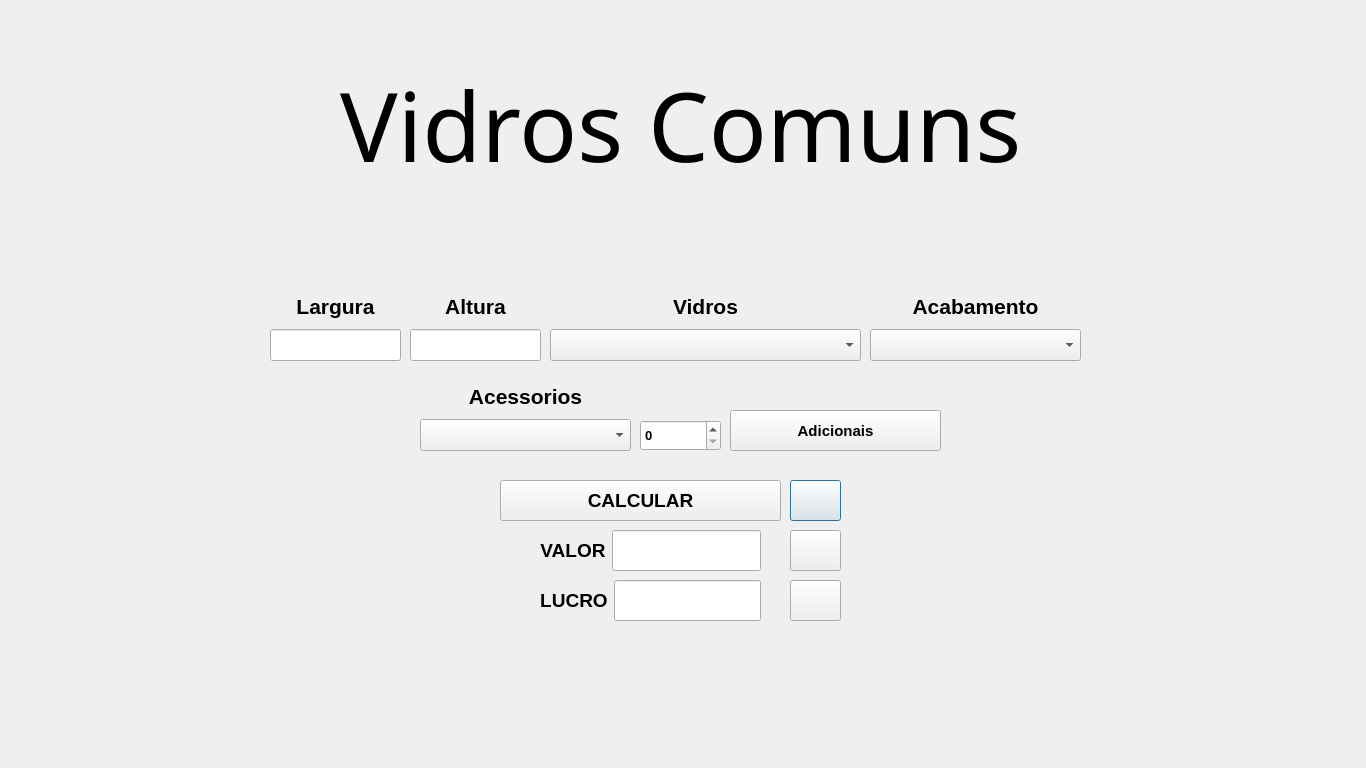
<?xml version="1.0" encoding="UTF-8"?>
<ui version="4.0">
 <class>VidrosComuns</class>
 <widget class="QDialog" name="VidrosComuns">
  <property name="geometry">
   <rect>
    <x>0</x>
    <y>0</y>
    <width>1366</width>
    <height>768</height>
   </rect>
  </property>
  <property name="windowTitle">
   <string>Dialog</string>
  </property>
  <widget class="QPushButton" name="pushButtonDesconto">
   <property name="geometry">
    <rect>
     <x>790</x>
     <y>480</y>
     <width>51</width>
     <height>41</height>
    </rect>
   </property>
   <property name="text">
    <string/>
   </property>
   <property name="icon">
    <iconset resource="files.qrc">
     <normaloff>:/imagens/desconto.png</normaloff>:/imagens/desconto.png</iconset>
   </property>
   <property name="iconSize">
    <size>
     <width>24</width>
     <height>24</height>
    </size>
   </property>
  </widget>
  <widget class="QPushButton" name="pushButtonSalvar">
   <property name="geometry">
    <rect>
     <x>790</x>
     <y>530</y>
     <width>51</width>
     <height>41</height>
    </rect>
   </property>
   <property name="text">
    <string/>
   </property>
   <property name="icon">
    <iconset resource="files.qrc">
     <normaloff>:/imagens/salvar.png</normaloff>:/imagens/salvar.png</iconset>
   </property>
   <property name="iconSize">
    <size>
     <width>24</width>
     <height>24</height>
    </size>
   </property>
  </widget>
  <widget class="QPushButton" name="pushButtonCalcular">
   <property name="geometry">
    <rect>
     <x>500</x>
     <y>480</y>
     <width>281</width>
     <height>41</height>
    </rect>
   </property>
   <property name="sizePolicy">
    <sizepolicy hsizetype="Minimum" vsizetype="Preferred">
     <horstretch>0</horstretch>
     <verstretch>0</verstretch>
    </sizepolicy>
   </property>
   <property name="font">
    <font>
     <pointsize>14</pointsize>
     <bold>true</bold>
    </font>
   </property>
   <property name="text">
    <string>CALCULAR</string>
   </property>
  </widget>
  <widget class="QWidget" name="layoutWidget_12">
   <property name="geometry">
    <rect>
     <x>870</x>
     <y>290</y>
     <width>211</width>
     <height>71</height>
    </rect>
   </property>
   <layout class="QVBoxLayout" name="verticalLayout_11">
    <item>
     <widget class="QLabel" name="label_10">
      <property name="text">
       <string>&lt;html&gt;&lt;head/&gt;&lt;body&gt;&lt;p align=&quot;center&quot;&gt;&lt;span style=&quot; font-size:16pt; font-weight:700;&quot;&gt;Acabamento&lt;/span&gt;&lt;/p&gt;&lt;/body&gt;&lt;/html&gt;</string>
      </property>
     </widget>
    </item>
    <item>
     <widget class="QComboBox" name="comboBoxPolido">
      <property name="sizePolicy">
       <sizepolicy hsizetype="Preferred" vsizetype="Preferred">
        <horstretch>0</horstretch>
        <verstretch>0</verstretch>
       </sizepolicy>
      </property>
      <property name="font">
       <font>
        <pointsize>11</pointsize>
        <bold>true</bold>
       </font>
      </property>
      <item>
       <property name="text">
        <string/>
       </property>
      </item>
     </widget>
    </item>
   </layout>
  </widget>
  <widget class="QWidget" name="layoutWidget_2">
   <property name="geometry">
    <rect>
     <x>540</x>
     <y>580</y>
     <width>221</width>
     <height>41</height>
    </rect>
   </property>
   <layout class="QVBoxLayout" name="verticalLayout_6">
    <item>
     <layout class="QHBoxLayout" name="horizontalLayout_2">
      <item>
       <widget class="QLabel" name="label_6">
        <property name="text">
         <string>&lt;html&gt;&lt;head/&gt;&lt;body&gt;&lt;p align=&quot;center&quot;&gt;&lt;span style=&quot; font-size:14pt; font-weight:700;&quot;&gt;LUCRO&lt;/span&gt;&lt;/p&gt;&lt;/body&gt;&lt;/html&gt;</string>
        </property>
       </widget>
      </item>
      <item>
       <widget class="QLineEdit" name="lineEditLucro">
        <property name="sizePolicy">
         <sizepolicy hsizetype="Expanding" vsizetype="Preferred">
          <horstretch>0</horstretch>
          <verstretch>0</verstretch>
         </sizepolicy>
        </property>
        <property name="font">
         <font>
          <pointsize>11</pointsize>
          <bold>true</bold>
         </font>
        </property>
        <property name="whatsThis">
         <string>&lt;html&gt;&lt;head/&gt;&lt;body&gt;&lt;p align=&quot;center&quot;&gt;&lt;br/&gt;&lt;/p&gt;&lt;/body&gt;&lt;/html&gt;</string>
        </property>
       </widget>
      </item>
     </layout>
    </item>
   </layout>
  </widget>
  <widget class="QLabel" name="label">
   <property name="geometry">
    <rect>
     <x>340</x>
     <y>30</y>
     <width>781</width>
     <height>191</height>
    </rect>
   </property>
   <property name="font">
    <font>
     <family>Matura MT Script Capitals</family>
     <pointsize>72</pointsize>
     <bold>false</bold>
    </font>
   </property>
   <property name="text">
    <string>&lt;html&gt;&lt;head/&gt;&lt;body&gt;&lt;p&gt;Vidros Comuns&lt;/p&gt;&lt;/body&gt;&lt;/html&gt;</string>
   </property>
  </widget>
  <widget class="QWidget" name="layoutWidget">
   <property name="geometry">
    <rect>
     <x>550</x>
     <y>290</y>
     <width>311</width>
     <height>71</height>
    </rect>
   </property>
   <layout class="QVBoxLayout" name="verticalLayout_3">
    <item>
     <widget class="QLabel" name="labelVidros">
      <property name="font">
       <font>
        <pointsize>14</pointsize>
        <bold>true</bold>
       </font>
      </property>
      <property name="text">
       <string>&lt;html&gt;&lt;head/&gt;&lt;body&gt;&lt;p align=&quot;center&quot;&gt;&lt;span style=&quot; font-size:16pt;&quot;&gt;Vidros&lt;/span&gt;&lt;/p&gt;&lt;/body&gt;&lt;/html&gt;</string>
      </property>
     </widget>
    </item>
    <item>
     <widget class="QComboBox" name="comboBoxVidros">
      <property name="sizePolicy">
       <sizepolicy hsizetype="Preferred" vsizetype="Preferred">
        <horstretch>0</horstretch>
        <verstretch>0</verstretch>
       </sizepolicy>
      </property>
      <property name="font">
       <font>
        <pointsize>11</pointsize>
        <bold>true</bold>
       </font>
      </property>
      <item>
       <property name="text">
        <string/>
       </property>
      </item>
     </widget>
    </item>
   </layout>
  </widget>
  <widget class="QWidget" name="layoutWidget_4">
   <property name="geometry">
    <rect>
     <x>270</x>
     <y>290</y>
     <width>131</width>
     <height>71</height>
    </rect>
   </property>
   <layout class="QVBoxLayout" name="verticalLayout">
    <item>
     <widget class="QLabel" name="labelLargura">
      <property name="font">
       <font>
        <pointsize>14</pointsize>
        <bold>true</bold>
       </font>
      </property>
      <property name="text">
       <string>&lt;html&gt;&lt;head/&gt;&lt;body&gt;&lt;p align=&quot;center&quot;&gt;&lt;span style=&quot; font-size:16pt;&quot;&gt;Largura&lt;/span&gt;&lt;/p&gt;&lt;/body&gt;&lt;/html&gt;</string>
      </property>
     </widget>
    </item>
    <item>
     <widget class="QLineEdit" name="lineEditLargura">
      <property name="sizePolicy">
       <sizepolicy hsizetype="Expanding" vsizetype="Preferred">
        <horstretch>0</horstretch>
        <verstretch>0</verstretch>
       </sizepolicy>
      </property>
      <property name="font">
       <font>
        <pointsize>11</pointsize>
        <bold>true</bold>
       </font>
      </property>
     </widget>
    </item>
   </layout>
  </widget>
  <widget class="QWidget" name="layoutWidget_7">
   <property name="geometry">
    <rect>
     <x>420</x>
     <y>380</y>
     <width>211</width>
     <height>71</height>
    </rect>
   </property>
   <layout class="QVBoxLayout" name="verticalLayout_8">
    <item>
     <widget class="QLabel" name="label_7">
      <property name="text">
       <string>&lt;html&gt;&lt;head/&gt;&lt;body&gt;&lt;p align=&quot;center&quot;&gt;&lt;span style=&quot; font-size:16pt; font-weight:700;&quot;&gt;Acessorios&lt;/span&gt;&lt;/p&gt;&lt;/body&gt;&lt;/html&gt;</string>
      </property>
     </widget>
    </item>
    <item>
     <widget class="QComboBox" name="comboBoxAcessorios">
      <property name="sizePolicy">
       <sizepolicy hsizetype="Preferred" vsizetype="Preferred">
        <horstretch>0</horstretch>
        <verstretch>0</verstretch>
       </sizepolicy>
      </property>
      <property name="font">
       <font>
        <pointsize>11</pointsize>
        <bold>true</bold>
       </font>
      </property>
      <item>
       <property name="text">
        <string/>
       </property>
      </item>
     </widget>
    </item>
   </layout>
  </widget>
  <widget class="QWidget" name="layoutWidget_3">
   <property name="geometry">
    <rect>
     <x>540</x>
     <y>530</y>
     <width>221</width>
     <height>41</height>
    </rect>
   </property>
   <layout class="QHBoxLayout" name="horizontalLayout">
    <item>
     <widget class="QLabel" name="label_4">
      <property name="text">
       <string>&lt;html&gt;&lt;head/&gt;&lt;body&gt;&lt;p align=&quot;center&quot;&gt;&lt;span style=&quot; font-size:14pt; font-weight:700;&quot;&gt;VALOR&lt;/span&gt;&lt;/p&gt;&lt;/body&gt;&lt;/html&gt;</string>
      </property>
     </widget>
    </item>
    <item>
     <widget class="QLineEdit" name="lineEditValor">
      <property name="sizePolicy">
       <sizepolicy hsizetype="Expanding" vsizetype="Preferred">
        <horstretch>0</horstretch>
        <verstretch>0</verstretch>
       </sizepolicy>
      </property>
      <property name="font">
       <font>
        <pointsize>16</pointsize>
        <bold>true</bold>
       </font>
      </property>
     </widget>
    </item>
   </layout>
  </widget>
  <widget class="QPushButton" name="pushButtonLimpar">
   <property name="geometry">
    <rect>
     <x>790</x>
     <y>580</y>
     <width>51</width>
     <height>41</height>
    </rect>
   </property>
   <property name="text">
    <string/>
   </property>
   <property name="icon">
    <iconset resource="files.qrc">
     <normaloff>:/imagens/limpar.png</normaloff>:/imagens/limpar.png</iconset>
   </property>
   <property name="iconSize">
    <size>
     <width>24</width>
     <height>24</height>
    </size>
   </property>
  </widget>
  <widget class="QPushButton" name="pushButtonRefatorando">
   <property name="geometry">
    <rect>
     <x>730</x>
     <y>410</y>
     <width>211</width>
     <height>41</height>
    </rect>
   </property>
   <property name="font">
    <font>
     <pointsize>11</pointsize>
     <bold>true</bold>
    </font>
   </property>
   <property name="text">
    <string>Adicionais</string>
   </property>
   <property name="icon">
    <iconset resource="files.qrc">
     <normaloff>:/imagens/adicionar-a-cesta.png</normaloff>:/imagens/adicionar-a-cesta.png</iconset>
   </property>
   <property name="iconSize">
    <size>
     <width>24</width>
     <height>24</height>
    </size>
   </property>
  </widget>
  <widget class="QWidget" name="layoutWidget_6">
   <property name="geometry">
    <rect>
     <x>410</x>
     <y>290</y>
     <width>131</width>
     <height>71</height>
    </rect>
   </property>
   <layout class="QVBoxLayout" name="verticalLayout_2">
    <item>
     <widget class="QLabel" name="labelAltura">
      <property name="font">
       <font>
        <pointsize>14</pointsize>
        <bold>true</bold>
       </font>
      </property>
      <property name="text">
       <string>&lt;html&gt;&lt;head/&gt;&lt;body&gt;&lt;p align=&quot;center&quot;&gt;&lt;span style=&quot; font-size:16pt;&quot;&gt;Altura&lt;/span&gt;&lt;/p&gt;&lt;/body&gt;&lt;/html&gt;</string>
      </property>
     </widget>
    </item>
    <item>
     <widget class="QLineEdit" name="lineEditAltura">
      <property name="sizePolicy">
       <sizepolicy hsizetype="Expanding" vsizetype="Preferred">
        <horstretch>0</horstretch>
        <verstretch>0</verstretch>
       </sizepolicy>
      </property>
      <property name="font">
       <font>
        <pointsize>11</pointsize>
        <bold>true</bold>
       </font>
      </property>
     </widget>
    </item>
   </layout>
  </widget>
  <widget class="QWidget" name="layoutWidget_5">
   <property name="geometry">
    <rect>
     <x>640</x>
     <y>420</y>
     <width>81</width>
     <height>31</height>
    </rect>
   </property>
   <layout class="QHBoxLayout" name="horizontalLayout_3">
    <item>
     <widget class="QSpinBox" name="spinBox_Acessorios">
      <property name="sizePolicy">
       <sizepolicy hsizetype="Minimum" vsizetype="Preferred">
        <horstretch>0</horstretch>
        <verstretch>0</verstretch>
       </sizepolicy>
      </property>
      <property name="font">
       <font>
        <pointsize>10</pointsize>
        <bold>true</bold>
       </font>
      </property>
     </widget>
    </item>
   </layout>
  </widget>
 </widget>
 <resources>
  <include location="files.qrc"/>
 </resources>
 <connections/>
</ui>
